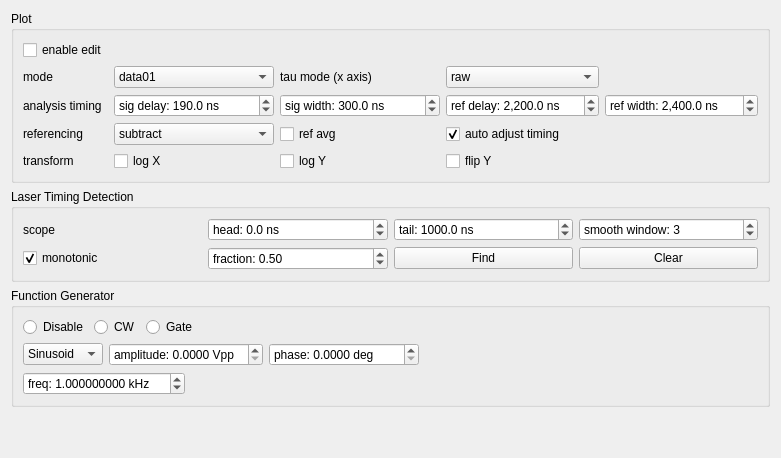
       <widget class="QWidget" name="extraTab">
        <attribute name="title">
         <string>Plot / FG</string>
        </attribute>
        <layout class="QVBoxLayout" name="verticalLayout_2">
         <item>
          <widget class="QGroupBox" name="groupBox_3">
           <property name="title">
            <string>Plot</string>
           </property>
           <layout class="QGridLayout" name="gridLayout">
            <item row="3" column="0">
             <widget class="QLabel" name="label_3">
              <property name="text">
               <string>referencing</string>
              </property>
             </widget>
            </item>
            <item row="2" column="1">
             <widget class="QDoubleSpinBox" name="sigdelayBox">
              <property name="sizePolicy">
               <sizepolicy hsizetype="MinimumExpanding" vsizetype="Preferred">
                <horstretch>0</horstretch>
                <verstretch>0</verstretch>
               </sizepolicy>
              </property>
              <property name="minimumSize">
               <size>
                <width>160</width>
                <height>0</height>
               </size>
              </property>
              <property name="showGroupSeparator" stdset="0">
               <bool>true</bool>
              </property>
              <property name="prefix">
               <string>sig delay: </string>
              </property>
              <property name="suffix">
               <string> ns</string>
              </property>
              <property name="decimals">
               <number>1</number>
              </property>
              <property name="minimum">
               <double>-999999999.000000000000000</double>
              </property>
              <property name="maximum">
               <double>999999999.000000000000000</double>
              </property>
              <property name="singleStep">
               <double>3.200000000000000</double>
              </property>
              <property name="value">
               <double>190.000000000000000</double>
              </property>
             </widget>
            </item>
            <item row="2" column="2">
             <widget class="QDoubleSpinBox" name="sigwidthBox">
              <property name="sizePolicy">
               <sizepolicy hsizetype="MinimumExpanding" vsizetype="Preferred">
                <horstretch>0</horstretch>
                <verstretch>0</verstretch>
               </sizepolicy>
              </property>
              <property name="minimumSize">
               <size>
                <width>160</width>
                <height>0</height>
               </size>
              </property>
              <property name="showGroupSeparator" stdset="0">
               <bool>true</bool>
              </property>
              <property name="prefix">
               <string>sig width: </string>
              </property>
              <property name="suffix">
               <string> ns</string>
              </property>
              <property name="decimals">
               <number>1</number>
              </property>
              <property name="minimum">
               <double>-999999999.000000000000000</double>
              </property>
              <property name="maximum">
               <double>999999999.000000000000000</double>
              </property>
              <property name="singleStep">
               <double>3.200000000000000</double>
              </property>
              <property name="value">
               <double>300.000000000000000</double>
              </property>
             </widget>
            </item>
            <item row="1" column="2">
             <widget class="QLabel" name="label_2">
              <property name="text">
               <string>tau mode (x axis)</string>
              </property>
             </widget>
            </item>
            <item row="4" column="0">
             <widget class="QLabel" name="label_14">
              <property name="text">
               <string>transform</string>
              </property>
             </widget>
            </item>
            <item row="4" column="1">
             <widget class="QCheckBox" name="logXBox">
              <property name="text">
               <string>log X</string>
              </property>
             </widget>
            </item>
            <item row="1" column="0">
             <widget class="QLabel" name="label_8">
              <property name="text">
               <string>mode</string>
              </property>
             </widget>
            </item>
            <item row="4" column="3">
             <widget class="QCheckBox" name="flipYBox">
              <property name="text">
               <string>flip Y</string>
              </property>
             </widget>
            </item>
            <item row="4" column="2">
             <widget class="QCheckBox" name="logYBox">
              <property name="text">
               <string>log Y</string>
              </property>
             </widget>
            </item>
            <item row="3" column="3">
             <widget class="QCheckBox" name="autoadjustBox">
              <property name="text">
               <string>auto adjust timing</string>
              </property>
              <property name="checked">
               <bool>true</bool>
              </property>
             </widget>
            </item>
            <item row="3" column="2">
             <widget class="QCheckBox" name="refavgBox">
              <property name="sizePolicy">
               <sizepolicy hsizetype="Preferred" vsizetype="Preferred">
                <horstretch>0</horstretch>
                <verstretch>0</verstretch>
               </sizepolicy>
              </property>
              <property name="text">
               <string>ref avg</string>
              </property>
             </widget>
            </item>
            <item row="0" column="0">
             <widget class="QCheckBox" name="plotenableBox">
              <property name="text">
               <string>enable edit</string>
              </property>
             </widget>
            </item>
            <item row="3" column="1">
             <widget class="QComboBox" name="refmodeBox">
              <property name="sizePolicy">
               <sizepolicy hsizetype="MinimumExpanding" vsizetype="Fixed">
                <horstretch>0</horstretch>
                <verstretch>0</verstretch>
               </sizepolicy>
              </property>
              <item>
               <property name="text">
                <string>subtract</string>
               </property>
              </item>
              <item>
               <property name="text">
                <string>divide</string>
               </property>
              </item>
              <item>
               <property name="text">
                <string>ignore</string>
               </property>
              </item>
             </widget>
            </item>
            <item row="1" column="1">
             <widget class="QComboBox" name="plotmodeBox">
              <property name="sizePolicy">
               <sizepolicy hsizetype="MinimumExpanding" vsizetype="Fixed">
                <horstretch>0</horstretch>
                <verstretch>0</verstretch>
               </sizepolicy>
              </property>
              <item>
               <property name="text">
                <string>data01</string>
               </property>
              </item>
              <item>
               <property name="text">
                <string>data0</string>
               </property>
              </item>
              <item>
               <property name="text">
                <string>data1</string>
               </property>
              </item>
              <item>
               <property name="text">
                <string>diff</string>
               </property>
              </item>
              <item>
               <property name="text">
                <string>average</string>
               </property>
              </item>
              <item>
               <property name="text">
                <string>normalize</string>
               </property>
              </item>
              <item>
               <property name="text">
                <string>concatenate</string>
               </property>
              </item>
              <item>
               <property name="text">
                <string>ref</string>
               </property>
              </item>
             </widget>
            </item>
            <item row="1" column="3">
             <widget class="QComboBox" name="taumodeBox">
              <property name="sizePolicy">
               <sizepolicy hsizetype="MinimumExpanding" vsizetype="Fixed">
                <horstretch>0</horstretch>
                <verstretch>0</verstretch>
               </sizepolicy>
              </property>
              <item>
               <property name="text">
                <string>raw</string>
               </property>
              </item>
              <item>
               <property name="text">
                <string>total</string>
               </property>
              </item>
              <item>
               <property name="text">
                <string>freq</string>
               </property>
              </item>
              <item>
               <property name="text">
                <string>index</string>
               </property>
              </item>
              <item>
               <property name="text">
                <string>head</string>
               </property>
              </item>
             </widget>
            </item>
            <item row="2" column="0">
             <widget class="QLabel" name="label_7">
              <property name="sizePolicy">
               <sizepolicy hsizetype="Preferred" vsizetype="Preferred">
                <horstretch>0</horstretch>
                <verstretch>0</verstretch>
               </sizepolicy>
              </property>
              <property name="text">
               <string>analysis timing</string>
              </property>
             </widget>
            </item>
            <item row="2" column="3">
             <widget class="QDoubleSpinBox" name="refdelayBox">
              <property name="sizePolicy">
               <sizepolicy hsizetype="MinimumExpanding" vsizetype="Preferred">
                <horstretch>0</horstretch>
                <verstretch>0</verstretch>
               </sizepolicy>
              </property>
              <property name="minimumSize">
               <size>
                <width>140</width>
                <height>0</height>
               </size>
              </property>
              <property name="showGroupSeparator" stdset="0">
               <bool>true</bool>
              </property>
              <property name="prefix">
               <string>ref delay: </string>
              </property>
              <property name="suffix">
               <string> ns</string>
              </property>
              <property name="decimals">
               <number>1</number>
              </property>
              <property name="minimum">
               <double>-999999999.000000000000000</double>
              </property>
              <property name="maximum">
               <double>999999999.000000000000000</double>
              </property>
              <property name="singleStep">
               <double>3.200000000000000</double>
              </property>
              <property name="value">
               <double>2200.000000000000000</double>
              </property>
             </widget>
            </item>
            <item row="2" column="4">
             <widget class="QDoubleSpinBox" name="refwidthBox">
              <property name="sizePolicy">
               <sizepolicy hsizetype="MinimumExpanding" vsizetype="Preferred">
                <horstretch>0</horstretch>
                <verstretch>0</verstretch>
               </sizepolicy>
              </property>
              <property name="minimumSize">
               <size>
                <width>140</width>
                <height>0</height>
               </size>
              </property>
              <property name="showGroupSeparator" stdset="0">
               <bool>true</bool>
              </property>
              <property name="prefix">
               <string>ref width: </string>
              </property>
              <property name="suffix">
               <string> ns</string>
              </property>
              <property name="decimals">
               <number>1</number>
              </property>
              <property name="minimum">
               <double>-999999999.000000000000000</double>
              </property>
              <property name="maximum">
               <double>999999999.000000000000000</double>
              </property>
              <property name="singleStep">
               <double>3.200000000000000</double>
              </property>
              <property name="value">
               <double>2400.000000000000000</double>
              </property>
             </widget>
            </item>
           </layout>
          </widget>
         </item>
         <item>
          <widget class="QGroupBox" name="groupBox_6">
           <property name="title">
            <string>Laser Timing Detection</string>
           </property>
           <layout class="QGridLayout" name="gridLayout_2">
            <item row="0" column="0">
             <widget class="QLabel" name="label_16">
              <property name="text">
               <string>scope</string>
              </property>
             </widget>
            </item>
            <item row="1" column="3">
             <widget class="QPushButton" name="clearLaserTimingButton">
              <property name="text">
               <string>Clear</string>
              </property>
             </widget>
            </item>
            <item row="0" column="2">
             <widget class="QDoubleSpinBox" name="scopeTailBox">
              <property name="prefix">
               <string>tail: </string>
              </property>
              <property name="suffix">
               <string> ns</string>
              </property>
              <property name="decimals">
               <number>1</number>
              </property>
              <property name="minimum">
               <double>-1000000.000000000000000</double>
              </property>
              <property name="maximum">
               <double>1000000.000000000000000</double>
              </property>
              <property name="singleStep">
               <double>100.000000000000000</double>
              </property>
              <property name="value">
               <double>1000.000000000000000</double>
              </property>
             </widget>
            </item>
            <item row="0" column="1">
             <widget class="QDoubleSpinBox" name="scopeHeadBox">
              <property name="prefix">
               <string>head: </string>
              </property>
              <property name="suffix">
               <string> ns</string>
              </property>
              <property name="decimals">
               <number>1</number>
              </property>
              <property name="minimum">
               <double>-1000000.000000000000000</double>
              </property>
              <property name="maximum">
               <double>1000000.000000000000000</double>
              </property>
              <property name="singleStep">
               <double>100.000000000000000</double>
              </property>
             </widget>
            </item>
            <item row="0" column="3">
             <widget class="QSpinBox" name="smoothWindowBox">
              <property name="prefix">
               <string>smooth window: </string>
              </property>
              <property name="minimum">
               <number>1</number>
              </property>
              <property name="singleStep">
               <number>2</number>
              </property>
              <property name="value">
               <number>3</number>
              </property>
             </widget>
            </item>
            <item row="1" column="2">
             <widget class="QPushButton" name="findLaserTimingButton">
              <property name="text">
               <string>Find</string>
              </property>
             </widget>
            </item>
            <item row="1" column="1">
             <widget class="QDoubleSpinBox" name="fractionBox">
              <property name="prefix">
               <string>fraction: </string>
              </property>
              <property name="maximum">
               <double>1.000000000000000</double>
              </property>
              <property name="singleStep">
               <double>0.100000000000000</double>
              </property>
              <property name="value">
               <double>0.500000000000000</double>
              </property>
             </widget>
            </item>
            <item row="1" column="0">
             <widget class="QCheckBox" name="monotonicBox">
              <property name="text">
               <string>monotonic</string>
              </property>
              <property name="checked">
               <bool>true</bool>
              </property>
             </widget>
            </item>
           </layout>
          </widget>
         </item>
         <item>
          <widget class="QGroupBox" name="fgGroupBox">
           <property name="enabled">
            <bool>true</bool>
           </property>
           <property name="title">
            <string>Function Generator</string>
           </property>
           <layout class="QVBoxLayout" name="verticalLayout_5">
            <item>
             <layout class="QHBoxLayout" name="horizontalLayout_8">
              <item>
               <widget class="QRadioButton" name="fg_disableButton">
                <property name="text">
                 <string>Disable</string>
                </property>
               </widget>
              </item>
              <item>
               <widget class="QRadioButton" name="fg_cwButton">
                <property name="text">
                 <string>CW</string>
                </property>
               </widget>
              </item>
              <item>
               <widget class="QRadioButton" name="fg_gateButton">
                <property name="text">
                 <string>Gate</string>
                </property>
               </widget>
              </item>
              <item>
               <spacer name="horizontalSpacer_8">
                <property name="orientation">
                 <enum>Qt::Horizontal</enum>
                </property>
                <property name="sizeHint" stdset="0">
                 <size>
                  <width>40</width>
                  <height>20</height>
                 </size>
                </property>
               </spacer>
              </item>
             </layout>
            </item>
            <item>
             <layout class="QHBoxLayout" name="horizontalLayout_9">
              <item>
               <widget class="QComboBox" name="fg_waveBox">
                <property name="minimumSize">
                 <size>
                  <width>80</width>
                  <height>0</height>
                 </size>
                </property>
                <item>
                 <property name="text">
                  <string>Sinusoid</string>
                 </property>
                </item>
                <item>
                 <property name="text">
                  <string>Square</string>
                 </property>
                </item>
               </widget>
              </item>
              <item>
               <widget class="QDoubleSpinBox" name="fg_amplBox">
                <property name="sizePolicy">
                 <sizepolicy hsizetype="Minimum" vsizetype="Fixed">
                  <horstretch>0</horstretch>
                  <verstretch>0</verstretch>
                 </sizepolicy>
                </property>
                <property name="minimumSize">
                 <size>
                  <width>150</width>
                  <height>0</height>
                 </size>
                </property>
                <property name="prefix">
                 <string>amplitude: </string>
                </property>
                <property name="suffix">
                 <string> Vpp</string>
                </property>
                <property name="decimals">
                 <number>4</number>
                </property>
                <property name="minimum">
                 <double>0.000000000000000</double>
                </property>
                <property name="maximum">
                 <double>20.000000000000000</double>
                </property>
                <property name="singleStep">
                 <double>0.100000000000000</double>
                </property>
                <property name="value">
                 <double>0.000000000000000</double>
                </property>
               </widget>
              </item>
              <item>
               <widget class="QDoubleSpinBox" name="fg_phaseBox">
                <property name="minimumSize">
                 <size>
                  <width>150</width>
                  <height>0</height>
                 </size>
                </property>
                <property name="prefix">
                 <string>phase: </string>
                </property>
                <property name="suffix">
                 <string> deg</string>
                </property>
                <property name="decimals">
                 <number>4</number>
                </property>
                <property name="minimum">
                 <double>0.000000000000000</double>
                </property>
                <property name="maximum">
                 <double>360.000000000000000</double>
                </property>
                <property name="singleStep">
                 <double>0.100000000000000</double>
                </property>
                <property name="value">
                 <double>0.000000000000000</double>
                </property>
               </widget>
              </item>
              <item>
               <spacer name="horizontalSpacer_9">
                <property name="orientation">
                 <enum>Qt::Horizontal</enum>
                </property>
                <property name="sizeHint" stdset="0">
                 <size>
                  <width>40</width>
                  <height>20</height>
                 </size>
                </property>
               </spacer>
              </item>
             </layout>
            </item>
            <item>
             <layout class="QHBoxLayout" name="horizontalLayout_13">
              <item>
               <widget class="QDoubleSpinBox" name="fg_freqBox">
                <property name="minimumSize">
                 <size>
                  <width>150</width>
                  <height>0</height>
                 </size>
                </property>
                <property name="prefix">
                 <string>freq: </string>
                </property>
                <property name="suffix">
                 <string> kHz</string>
                </property>
                <property name="decimals">
                 <number>9</number>
                </property>
                <property name="minimum">
                 <double>0.000001000000000</double>
                </property>
                <property name="maximum">
                 <double>200.000000000000000</double>
                </property>
                <property name="singleStep">
                 <double>1.000000000000000</double>
                </property>
                <property name="value">
                 <double>1.000000000000000</double>
                </property>
               </widget>
              </item>
              <item>
               <spacer name="horizontalSpacer_12">
                <property name="orientation">
                 <enum>Qt::Horizontal</enum>
                </property>
                <property name="sizeHint" stdset="0">
                 <size>
                  <width>40</width>
                  <height>20</height>
                 </size>
                </property>
               </spacer>
              </item>
             </layout>
            </item>
           </layout>
          </widget>
         </item>
         <item>
          <spacer name="verticalSpacer">
           <property name="orientation">
            <enum>Qt::Vertical</enum>
           </property>
           <property name="sizeHint" stdset="0">
            <size>
             <width>20</width>
             <height>40</height>
            </size>
           </property>
          </spacer>
         </item>
        </layout>
       </widget>
